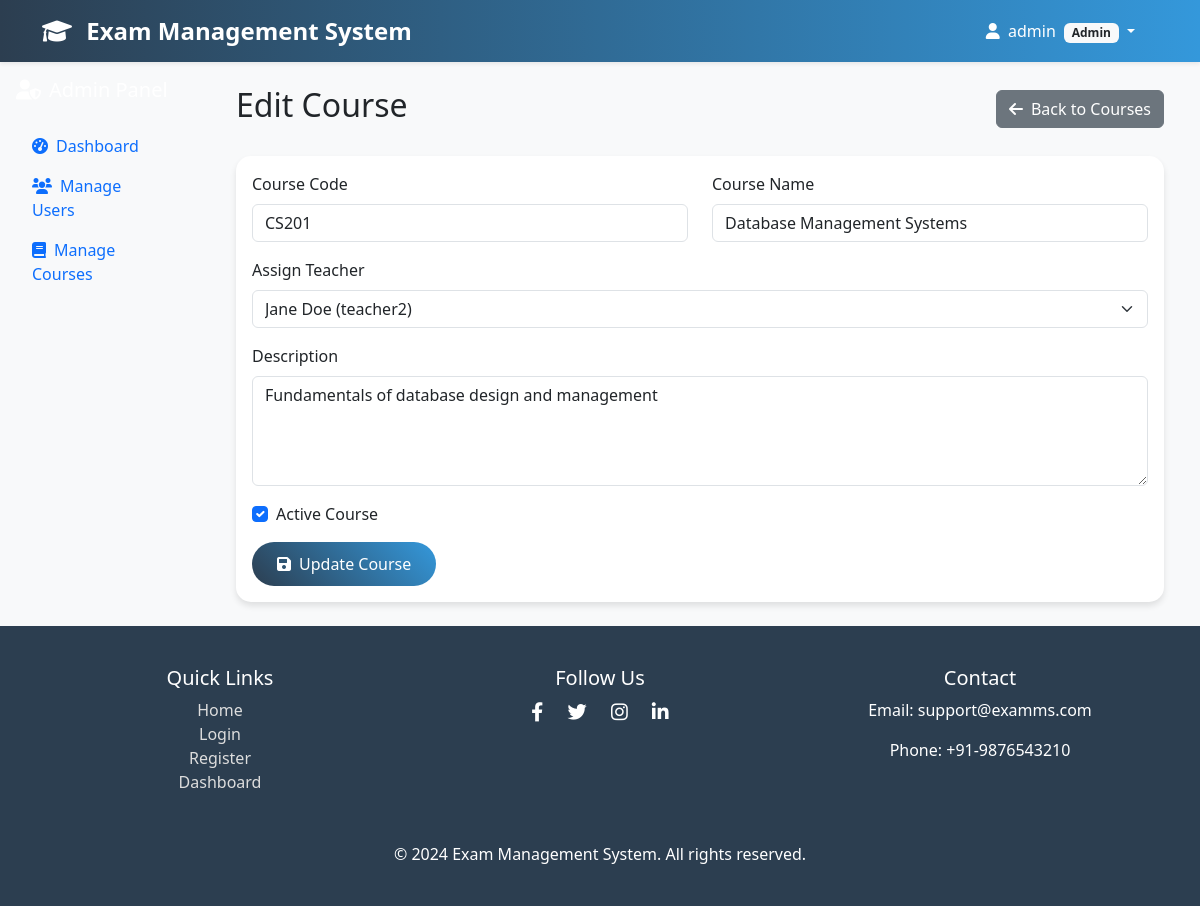
/edit-course/2/ (signed in), run on the app's committed database.
### exam_app/models.py (models this page shows, shortened)
class UserProfile(models.Model):
    ROLE_CHOICES = [
        ('admin', 'Admin'),
        ('teacher', 'Teacher'),
        ('student', 'Student'),
    ]
    user = models.OneToOneField(User, on_delete=models.CASCADE)
    role = models.CharField(max_length=10, choices=ROLE_CHOICES)
    phone = models.CharField(max_length=15, blank=True)
    created_at = models.DateTimeField(auto_now_add=True)

class Course(models.Model):
    name = models.CharField(max_length=200)
    code = models.CharField(max_length=20, unique=True)
    description = models.TextField(blank=True)
    teacher = models.ForeignKey(User, on_delete=models.CASCADE, limit_choices_to={'userprofile__role': 'teacher'})
    created_at = models.DateTimeField(auto_now_add=True)
    is_active = models.BooleanField(default=True)

### exam_app/views.py (the view, shortened to what this page needs)
# urls.py: path('edit-course/<int:course_id>/', views.edit_course, name='edit_course'),
@login_required
def edit_course(request, course_id):
    if request.user.userprofile.role != 'admin':
        messages.error(request, 'Access denied.')
        return redirect('dashboard')
    course = get_object_or_404(Course, id=course_id)
    teachers = User.objects.filter(userprofile__role='teacher')
    return render(request, 'admin/edit_course.html', {'course': course, 'teachers': teachers})

### templates/admin/edit_course.html (shortened to what this page needs)
{% extends 'base.html' %}
{% block content %}
<div class="container-fluid">
    <div class="row">
        <div class="col-md-3 col-lg-2 sidebar p-0">
            <div class="p-3">
                <h5 class="text-white mb-4">
                    <i class="fas fa-user-shield me-2"></i>Admin Panel
                </h5>
                <nav class="nav flex-column">
                    <a class="nav-link" href="{% url 'admin_panel' %}">
                        <i class="fas fa-tachometer-alt me-2"></i>Dashboard
                    </a>
                    <a class="nav-link" href="{% url 'manage_users' %}">
                        <i class="fas fa-users me-2"></i>Manage Users
                    </a>
                    <a class="nav-link active" href="{% url 'manage_courses' %}">
                        <i class="fas fa-book me-2"></i>Manage Courses
                    </a>
                </nav>
            </div>
        </div>
        <div class="col-md-9 col-lg-10">
            <div class="p-4">
                <div class="d-flex justify-content-between align-items-center mb-4">
                    <h2>Edit Course</h2>
                    <a href="{% url 'manage_courses' %}" class="btn btn-secondary">
                        <i class="fas fa-arrow-left me-2"></i>Back to Courses
                    </a>
                </div>
                <div class="card">
                    <div class="card-body">
                        <form method="post">
                            <div class="row">
                                <div class="col-md-6 mb-3">
                                    <label for="code" class="form-label">Course Code</label>
                                    <input type="text" class="form-control" id="code" name="code" value="{{ course.code }}" required>
                                </div>
                                <div class="col-md-6 mb-3">
                                    <label for="name" class="form-label">Course Name</label>
                                    <input type="text" class="form-control" id="name" name="name" value="{{ course.name }}" required>
                                </div>
                            </div>
                            <div class="mb-3">
                                <label for="teacher" class="form-label">Assign Teacher</label>
                                <select class="form-select" id="teacher" name="teacher" required>
                                    {% for teacher in teachers %}
                                    <option value="{{ teacher.id }}" {% if teacher.id == course.teacher.id %}selected{% endif %}>
                                        {{ teacher.first_name }} {{ teacher.last_name }} ({{ teacher.username }})
                                    </option>
                                    {% endfor %}
                                </select>
                            </div>
                            <div class="mb-3">
                                <label for="description" class="form-label">Description</label>
                                <textarea class="form-control" id="description" name="description" rows="4">{{ course.description }}</textarea>
                            </div>
                            <div class="mb-3 form-check">
                                <input type="checkbox" class="form-check-input" id="is_active" name="is_active" {% if course.is_active %}checked{% endif %}>
                                <label class="form-check-label" for="is_active">
                                    Active Course
                                </label>
                            </div>
                            <button type="submit" class="btn btn-primary">
                                <i class="fas fa-save me-2"></i>Update Course
                            </button>
                        </form>
                    </div>
                </div>
            </div>
        </div>
    </div>
</div>
{% endblock %}

### templates/base.html (shortened to what this page needs)
<!DOCTYPE html>
<html lang="en">
<head>
    <link href="https://cdn.jsdelivr.net/npm/bootstrap@5.3.0/dist/css/bootstrap.min.css" rel="stylesheet">
    <link href="https://cdnjs.cloudflare.com/ajax/libs/font-awesome/6.0.0/css/all.min.css" rel="stylesheet">
</head>
<body>
<nav class="navbar navbar-expand-lg navbar-dark shadow-sm">
    <div class="container">
        <a class="navbar-brand" href="{% url 'home' %}">
            <i class="fas fa-graduation-cap me-2"></i>
            Exam Management System
        </a>
        <div class="collapse navbar-collapse" id="navbarNav">
            <ul class="navbar-nav ms-auto">
                {% if user.is_authenticated %}
                    <li class="nav-item dropdown">
                        <a class="nav-link dropdown-toggle" href="#" id="navbarDropdown" data-bs-toggle="dropdown">
                            <i class="fas fa-user me-1"></i>
                            {{ user.first_name|default:user.username }}
                            <span class="badge bg-light text-dark ms-1">{{ user.userprofile.role|title }}</span>
                        </a>
                    </li>
                {% endif %}
            </ul>
        </div>
    </div>
</nav>
<main>
    {% block content %}{% endblock %}
</main>
<footer class="footer mt-auto">
    <div class="container text-center">
        <div class="row">
            <div class="col-md-4 mb-3">
                <h5>Quick Links</h5>
                <ul class="list-unstyled">
                    <li><a href="{% url 'home' %}">Home</a></li>
                    <li><a href="{% url 'login' %}">Login</a></li>
                    <li><a href="{% url 'register' %}">Register</a></li>
                    <li><a href="{% url 'dashboard' %}">Dashboard</a></li>
                </ul>
            </div>
            <div class="col-md-4 mb-3">
                <h5>Follow Us</h5>
                <div class="social-icons">
                    <a href="#"><i class="fab fa-facebook-f"></i></a>
                    <a href="#"><i class="fab fa-twitter"></i></a>
                    <a href="#"><i class="fab fa-instagram"></i></a>
                    <a href="#"><i class="fab fa-linkedin-in"></i></a>
                </div>
            </div>
            <div class="col-md-4 mb-3">
                <h5>Contact</h5>
                <p>Email: support@examms.com</p>
                <p>Phone: +91-9876543210</p>
            </div>
        </div>
        <p class="mt-3 mb-0">&copy; 2024 Exam Management System. All rights reserved.</p>
    </div>
</footer>
</body>
</html>

### templates/base.html (style rules this page uses)
:root { --primary-color: #2c3e50; --secondary-color: #3498db; --success-color: #27ae60; --danger-color: #e74c3c; --warning-color: #f39c12; }
body { background-color: #f8f9fa; font-family: 'Segoe UI', Tahoma, Geneva, Verdana, sans-serif; }
.navbar { background: linear-gradient(90deg, var(--primary-color), var(--secondary-color)); }
.navbar-brand { font-weight: bold; color: white !important; font-size: 1.5rem; transition: color 0.3s; }
.navbar-nav .nav-link { color: white !important; margin-right: 15px; transition: all 0.3s ease; }
.btn-primary { background: linear-gradient(45deg, var(--primary-color), var(--secondary-color)); border: none; border-radius: 25px; padding: 10px 25px; transition: transform 0.3s ease, box-shadow 0.3s ease; }
.footer { background-color: var(--primary-color); color: white; padding: 40px 0; }
.footer a { color: #ddd; text-decoration: none; }
.social-icons a { margin: 0 10px; color: white; font-size: 1.2rem; transition: transform 0.3s; }
.card { border: none; border-radius: 15px; box-shadow: 0 4px 6px rgba(0, 0, 0, 0.1); transition: transform 0.3s ease; }

### data on the page
Course: code "CS201", name "Database Management Systems", teacher "Jane Doe (teacher2)", description "Fundamentals of database design and management", is_active "☑"

### other printed values
{{ user.first_name|default:user.username }} "admin"
{{ user.userprofile.role|title }} "Admin"
